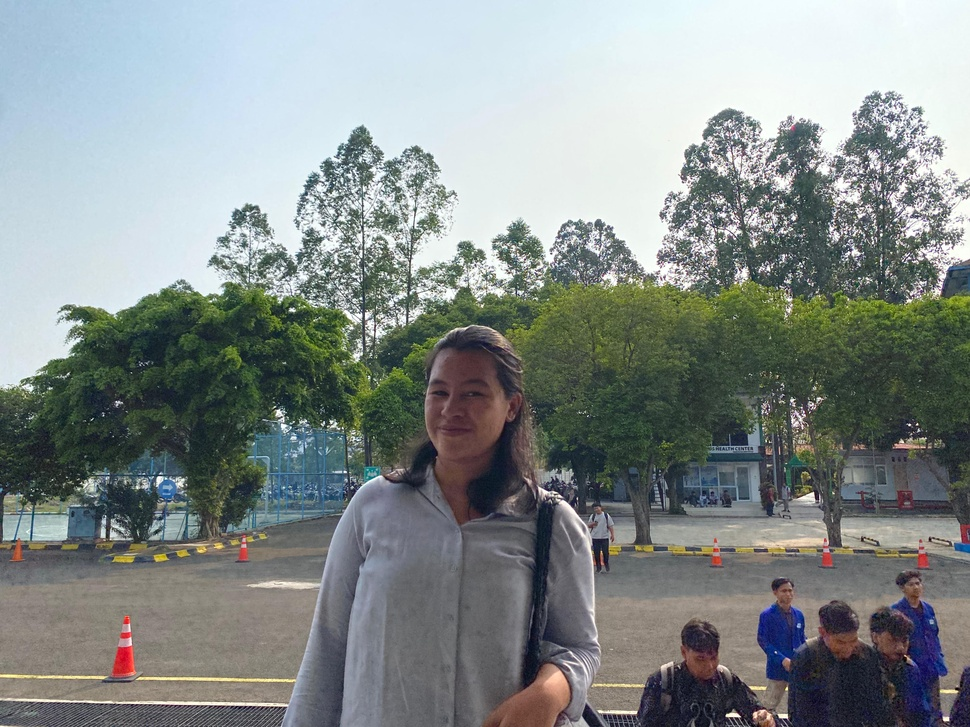
#> input picture UTS_PCD_202331166_D_ITPLN/backlight.jpg, 970 x 727 px, shrunk from 4032 x 3024 before the run
$ jupyter execute --allow-errors 'SOAL NO3.ipynb'
#> lines starting #> are read from the running program, lines starting #| are printed output that depends on the picture
## IMPORT LIBRARY

[cell 1]
from PIL import Image, ImageEnhance
import matplotlib.pyplot as plt
import cv2
import numpy as np
import os

## MEMBACA GAMBAR dan MEMBUKA GAMBAR ASLI

[cell 2]
image_path = "backlight.jpg"

[cell 3]
if not os.path.exists(image_path):
    print(f"❌ File tidak ditemukan: {image_path}")
else:
    original = Image.open(image_path)
#> original is the input picture: PIL image 970x727 RGB; mean R, G, B 133.3, 140.6, 139.3

## KONVERSI KE GRAYSCALE

[cell 4]
gray = original.convert("L")
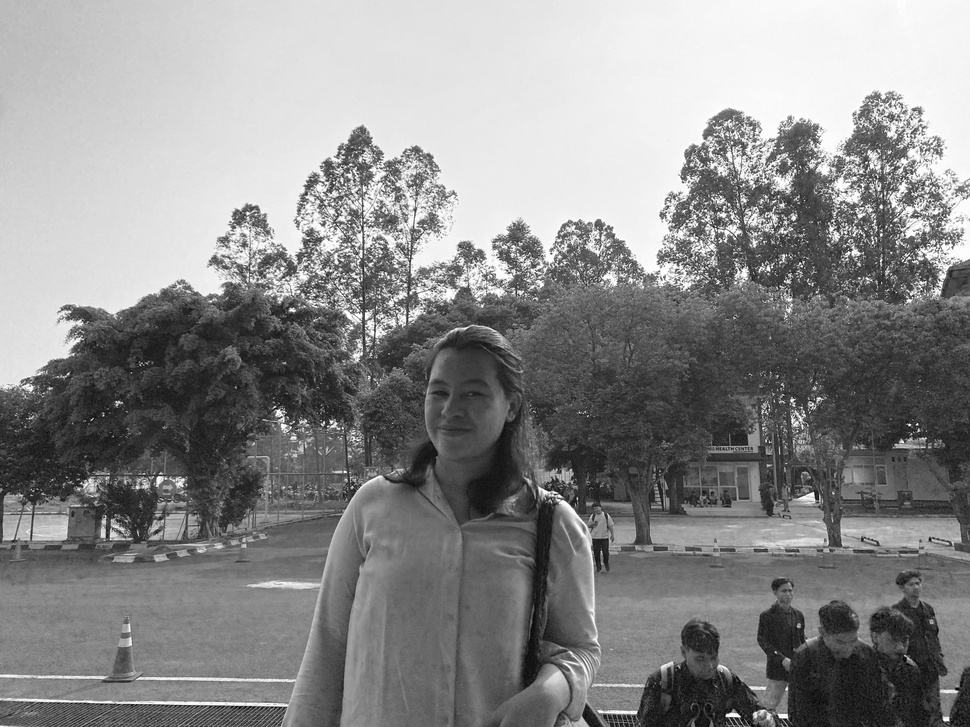
#> gray: PIL image 970x727 L; min 2, max 255, mean 138.3

## Mencerahkan grayscale

[cell 5]
gray_np = np.array(gray)
bright_gray_np = cv2.convertScaleAbs(gray_np, alpha=1.0, beta=50)  # beta: tambah kecerahan
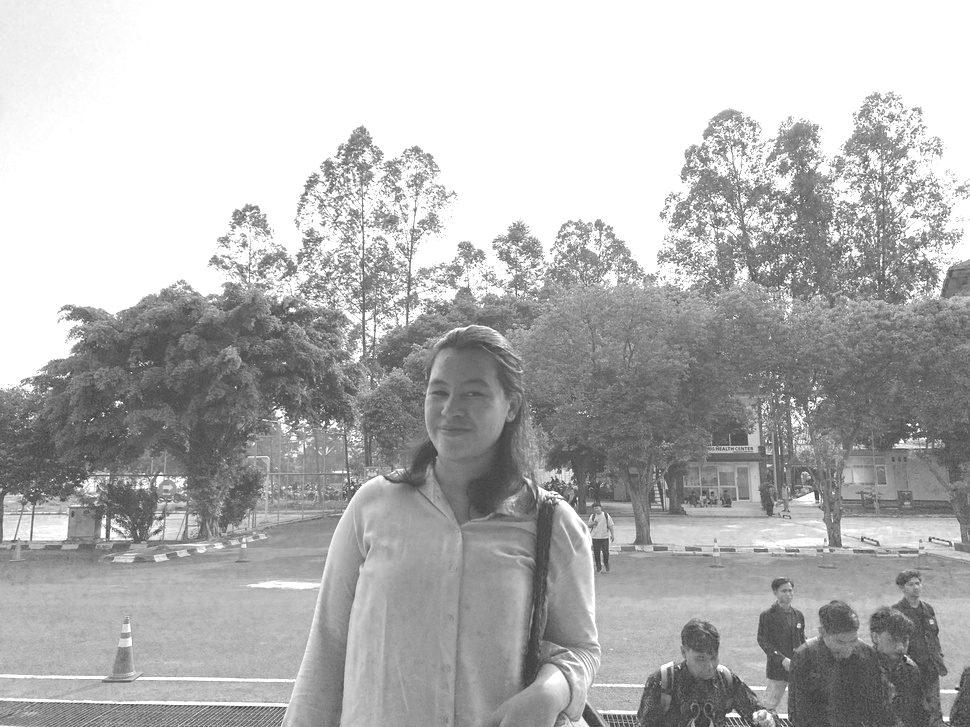
#> bright_gray_np: shape (727, 970); min 52, max 255, mean 180.3
bright_gray = Image.fromarray(bright_gray_np)

## MENINGKATKAN KONTRAS GRASYSCALE

#> (a cell that did not finish here is left out)

## GABUNGKAN CERAH DENGAN KONTRAS

[cell 7]
bright_then_contrast_np = cv2.convertScaleAbs(gray_np, alpha=2.0, beta=50)
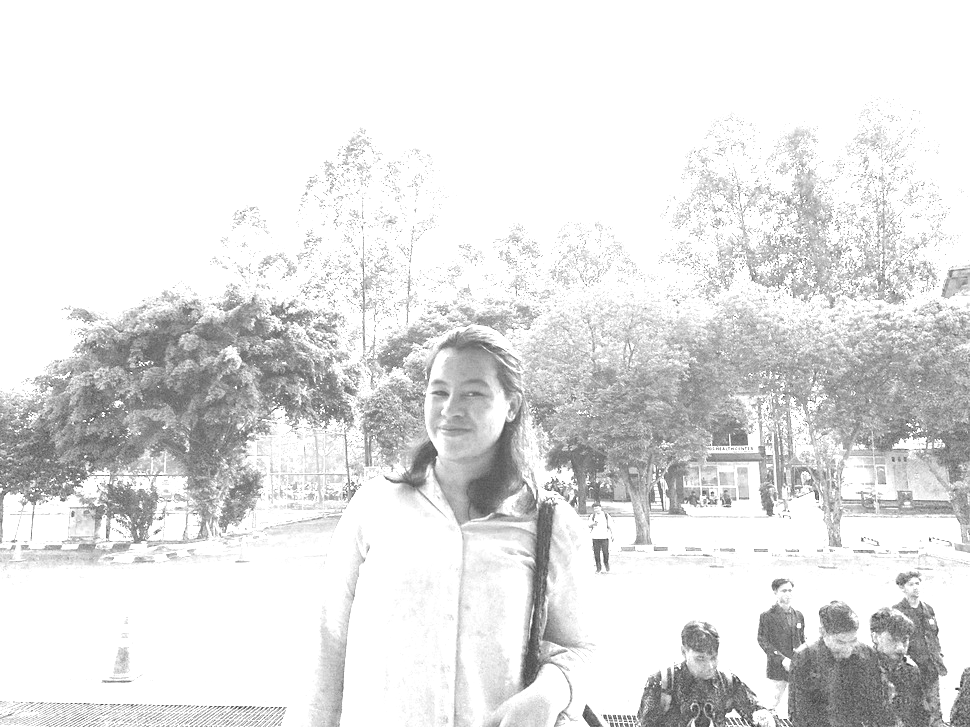
#> bright_then_contrast_np: shape (727, 970); min 54, max 255, mean 226.8
bright_then_contrast = Image.fromarray(bright_then_contrast_np)
